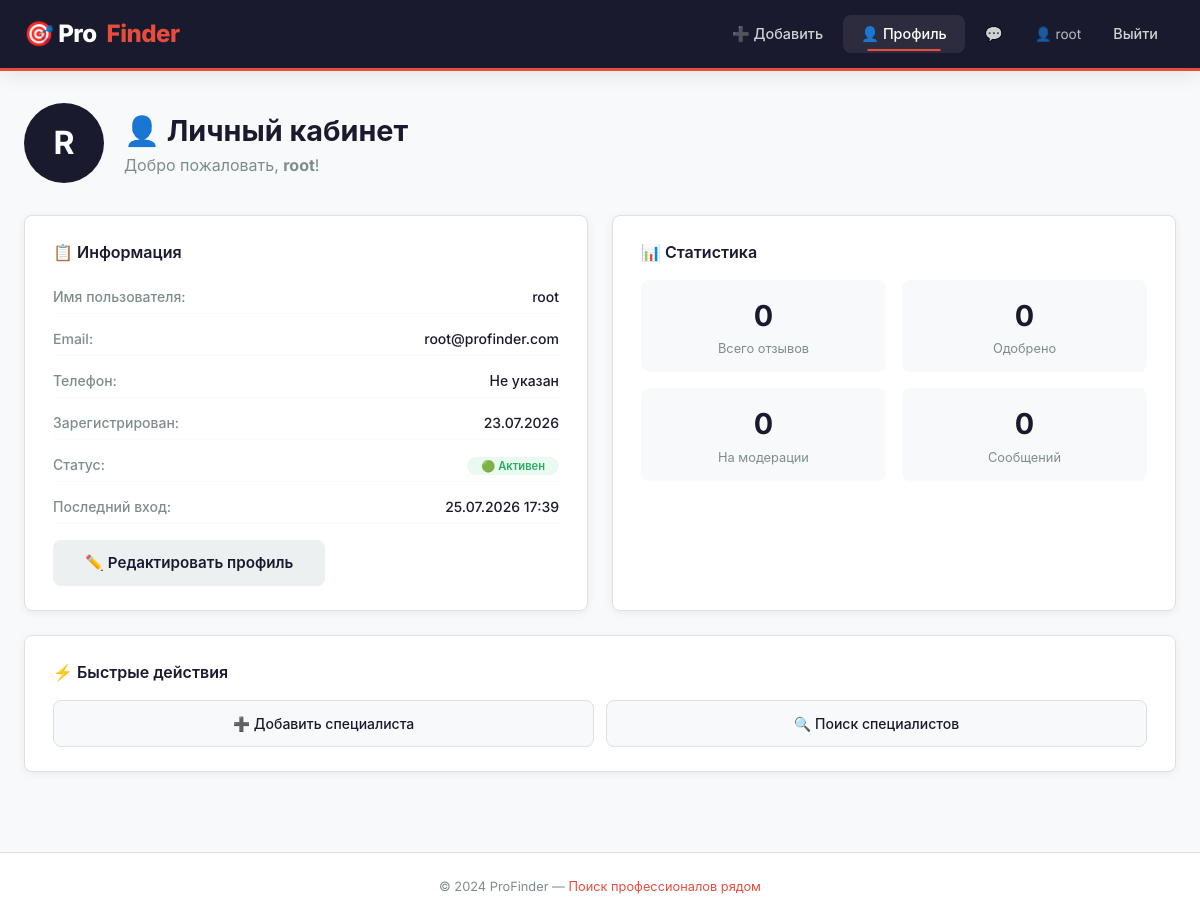
/profile/ (signed in), run on the app's committed database.
### users/models.py (models this page shows, shortened)
class User(AbstractUser):
    email = models.EmailField(unique=True)
    phone = models.CharField(max_length=20, blank=True, null=True)
    avatar = models.ImageField(
        upload_to=user_avatar_path,
        blank=True,
        null=True,
        verbose_name='Аватар'
    )
    is_active = models.BooleanField(default=True)
    last_login = models.DateTimeField(null=True, blank=True)
    created_at = models.DateTimeField(auto_now_add=True)
    def get_unread_count(self):
        from chat.models import Message
        unread = 0
        for chat in self.get_all_chats():
            unread += chat.messages.filter(is_read=False).exclude(sender=self).count()
        return unread
    def get_all_chats(self):
        from chat.models import Chat
        return Chat.objects.filter(
            models.Q(user1=self) | models.Q(user2=self)
        ).order_by('-updated_at')
    def get_notifications(self):
        from chat.models import Message
        notifications = []
        notifications.sort(key=lambda x: x['created_at'], reverse=True)
        return notifications[:20]  # Максимум 20 уведомлений

### users/views.py (the view)
# urls.py: path('profile/', user_views.profile, name='profile'),
@login_required
def profile(request):
    stats = {
        'reviews_count': Review.objects.filter(user=request.user).count(),
        'approved_reviews': Review.objects.filter(user=request.user, is_approved=True).count(),
        'pending_reviews': Review.objects.filter(user=request.user, is_approved=False).count(),
        'messages_count': Message.objects.filter(sender=request.user).count(),
        'unread_count': request.user.get_unread_count()
    }
    return render(request, 'profile.html', {'user': request.user, 'stats': stats})

### users/context_processors.py (called while the page is built)
def notifications(request):
    unread_count = 0
    notifications_list = []
    if request.user.is_authenticated:
        try:
            unread_count = request.user.get_unread_count()
            notifications_list = request.user.get_notifications()
        except AttributeError:
            pass
    return {
        'unread_count': unread_count,
        'notifications_list': notifications_list
    }

### templates/profile.html (shortened to what this page needs)
{% extends "base.html" %}
{% block content %}
<div class="profile-page">
    <div class="profile-header">
        <div style="display: flex; align-items: center; gap: 20px; flex-wrap: wrap;">
            <div style="position: relative;">
                {% if user.avatar %}
                    <img src="{{ user.avatar.url }}" alt="Аватар" style="width: 80px; height: 80px; border-radius: 50%; object-fit: cover; border: 2px solid #e0e0e0;">
                {% else %}
                    <div style="width: 80px; height: 80px; border-radius: 50%; background: var(--hh-primary); color: var(--hh-white); display: flex; align-items: center; justify-content: center; font-size: 2rem; font-weight: 700;">
                        {{ user.username|slice:":1"|upper }}
                    </div>
                {% endif %}
            </div>
            <div>
                <h1>👤 Личный кабинет</h1>
                <p>Добро пожаловать, <strong>{{ user.username }}</strong>!</p>
            </div>
        </div>
    </div>
    <div class="profile-grid">
        <div class="profile-card">
            <h3>📋 Информация</h3>
            <div class="profile-info">
                <div class="info-row">
                    <span class="label">Имя пользователя:</span>
                    <span class="value">{{ user.username }}</span>
                </div>
                <div class="info-row">
                    <span class="label">Email:</span>
                    <span class="value">{{ user.email }}</span>
                </div>
                <div class="info-row">
                    <span class="label">Телефон:</span>
                    <span class="value">{{ user.phone|default:"Не указан" }}</span>
                </div>
                <div class="info-row">
                    <span class="label">Зарегистрирован:</span>
                    <span class="value">{{ user.created_at|date:"d.m.Y" }}</span>
                </div>
                <div class="info-row">
                    <span class="label">Статус:</span>
                    <span class="value">
                        {% if user.is_active %}
                        <span class="badge badge-active">🟢 Активен</span>
                        {% else %}
                        <span class="badge badge-inactive">🔴 Заблокирован</span>
                        {% endif %}
                    </span>
                </div>
                {% if user.last_login %}
                <div class="info-row">
                    <span class="label">Последний вход:</span>
                    <span class="value">{{ user.last_login|date:"d.m.Y H:i" }}</span>
                </div>
                {% endif %}
            </div>
            <a href="{% url 'edit_profile' %}" class="btn btn-secondary">✏️ Редактировать профиль</a>
        </div>
        <div class="profile-card">
            <h3>📊 Статистика</h3>
            <div class="stats-grid">
                <div class="stat-item">
                    <span class="stat-number">{{ stats.reviews_count }}</span>
                    <span class="stat-label">Всего отзывов</span>
                </div>
                <div class="stat-item">
                    <span class="stat-number">{{ stats.approved_reviews }}</span>
                    <span class="stat-label">Одобрено</span>
                </div>
                <div class="stat-item">
                    <span class="stat-number">{{ stats.pending_reviews }}</span>
                    <span class="stat-label">На модерации</span>
                </div>
                <div class="stat-item">
                    <span class="stat-number">{{ stats.messages_count }}</span>
                    <span class="stat-label">Сообщений</span>
                </div>
            </div>
        </div>
        <div class="profile-card full-width">
            <h3>⚡ Быстрые действия</h3>
            <div class="actions-grid">
                <a href="{% url 'add_provider' %}" class="action-btn">➕ Добавить специалиста</a>
                <a href="{% url 'index' %}" class="action-btn">🔍 Поиск специалистов</a>
            </div>
        </div>
    </div>
</div>
{% endblock %}

### templates/base.html (shortened to what this page needs)
<!DOCTYPE html>
<html lang="ru">
<head>
    {% load static %}
    <link rel="stylesheet" href="{% static 'css/style.css' %}">
</head>
<body>
    <nav class="navbar">
        <div class="nav-container">
            <div class="nav-brand">
                <a href="{% url 'index' %}">
                    🎯 Pro<span class="accent">Finder</span>
                </a>
            </div>
            <div class="nav-menu">
                {% if user.is_authenticated %}
                    <a href="{% url 'add_provider' %}" class="{% if request.resolver_match.url_name == 'add_provider' %}active{% endif %}">➕ Добавить</a>
                    <a href="{% url 'profile' %}" class="{% if request.resolver_match.url_name == 'profile' %}active{% endif %}">👤 Профиль</a>
                    <div class="notifications-wrapper">
                        <a href="#" class="notifications-btn" onclick="toggleNotifications(event)">
                            💬
                        </a>
                    </div>
                    <span class="user-name">👤 {{ user.username }}</span>
                    <a href="{% url 'logout' %}">Выйти</a>
                {% else %}
                    <a href="{% url 'login' %}" class="{% if request.resolver_match.url_name == 'login' %}active{% endif %}">Войти</a>
                    <a href="{% url 'register' %}" class="btn-nav">Регистрация</a>
                {% endif %}
            </div>
        </div>
    </nav>
    <div class="container">
        {% block content %}{% endblock %}
    </div>
    <footer>
        <p>© 2024 ProFinder — <span class="accent">Поиск профессионалов рядом</span></p>
    </footer>
</body>
</html>

### templates/base.html (style rules this page uses)
.notifications-wrapper { position: relative; display: inline-block; }
.notifications-btn { position: relative; padding: 8px 12px; color: rgba(255,255,255,0.8); text-decoration: none; border-radius: var(--hh-radius); transition: all 0.2s ease; }

### data on the page
User: username "root", username "R", email "root@profinder.com", phone "Не указан", created_at "23.07.2026", last_login "25.07.2026 17:39"

### other printed values
{{ stats.reviews_count }} "0"
{{ stats.approved_reviews }} "0"
{{ stats.pending_reviews }} "0"
{{ stats.messages_count }} "0"
